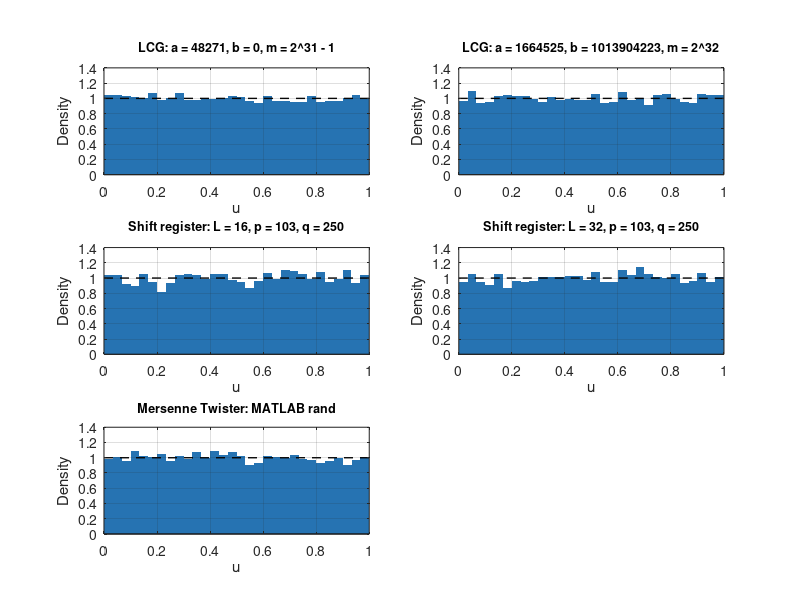
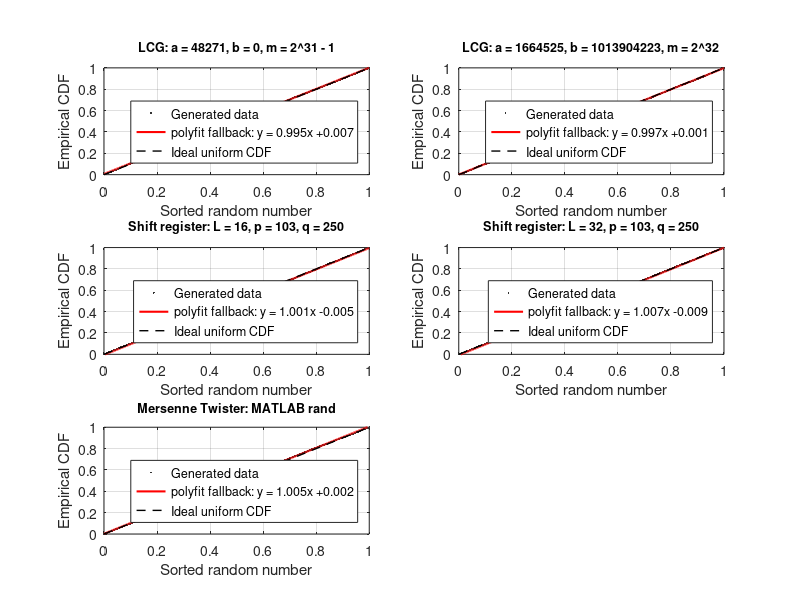

These figures' MATLAB source, in order:
function assignment1_random_generators()
%% CH5030 Molecular Thermodynamics - Assignment 1
% Random number generation and statistical tests.
%
% The program constructs all numerical data internally. No external dataset
% is needed.

clc; close all;

nValues = 10000;
seedLCG = 13579;
seedBits = makeSeedBits(400, 2026);

streams(1) = makeStream( ...
    'LCG: a = 48271, b = 0, m = 2^31 - 1', ...
    lcgStream(nValues, seedLCG, 48271, 0, 2^31 - 1));

streams(2) = makeStream( ...
    'LCG: a = 1664525, b = 1013904223, m = 2^32', ...
    lcgStream(nValues, seedLCG, 1664525, 1013904223, 2^32));

streams(3) = makeStream( ...
    'Shift register: L = 16, p = 103, q = 250', ...
    shiftRegisterStream(nValues, seedBits, 16, 103, 250));

streams(4) = makeStream( ...
    'Shift register: L = 32, p = 103, q = 250', ...
    shiftRegisterStream(nValues, seedBits, 32, 103, 250));

rng(2026, 'twister');
streams(5) = makeStream('Mersenne Twister: MATLAB rand', rand(nValues, 1));

fprintf('\nCH5030 Assignment 1: Random number tests\n');
fprintf('Number of values in each stream: %d\n\n', nValues);
fprintf('%-48s %10s %12s %12s %12s\n', ...
    'Generator', 'Mean', 'Mean z', 'Runs z', 'Runs');
fprintf('%s\n', repmat('-', 1, 99));

for i = 1:numel(streams)
    u = streams(i).values;
    meanStats = meanTest(u);
    runStats = runsTestAboutMedian(u, 0.5);
    streams(i).meanStats = meanStats;
    streams(i).runStats = runStats;

    fprintf('%-48s %10.5f %12.3f %12.3f %12d\n', ...
        streams(i).name, meanStats.sampleMean, meanStats.zScore, ...
        runStats.zScore, runStats.numberOfRuns);
end

plotHistograms(streams);
plotEmpiricalCdfFits(streams);

fprintf('\nInterpretation guide:\n');
fprintf('  For the mean test, z-scores close to 0 indicate a sample mean near 0.5.\n');
fprintf('  For the runs test, z-scores close to 0 indicate no obvious long-run clustering around 0.5.\n');
fprintf('  The Mersenne Twister stream is included as the reference generator requested in the assignment.\n');
end

%% Local functions

function item = makeStream(name, values)
    item.name = name;
    item.values = values(:);
    item.meanStats = [];
    item.runStats = [];
end

function u = lcgStream(n, seed, a, b, m)
    states = zeros(n, 1);
    state = uint64(mod(seed, m));
    multiplier = uint64(a);
    increment = uint64(b);
    modulus = uint64(m);

    for k = 1:n
        state = mod(multiplier * state + increment, modulus);
        states(k) = double(state);
    end

    u = states ./ double(modulus);
end

function bits = makeSeedBits(nBits, seed)
    rng(seed, 'twister');
    bits = rand(nBits, 1) > 0.5;

    if all(bits == 0)
        bits(1) = true;
    end
end

function u = shiftRegisterStream(nValues, seedBits, wordLength, p, q)
    if numel(seedBits) <= q
        error('The seed bit sequence must be longer than q.');
    end

    seedLen = numel(seedBits);
    totalBits = nValues * wordLength;
    bits = false(seedLen + totalBits, 1);
    bits(1:seedLen) = logical(seedBits(:));

    for k = (seedLen + 1):(seedLen + totalBits)
        bits(k) = xor(bits(k - p), bits(k - q));
    end

    generated = bits((seedLen + 1):(seedLen + totalBits));
    words = reshape(generated, wordLength, nValues).';
    weights = 2 .^ ((wordLength - 1):-1:0);
    integers = double(words) * weights(:);

    u = integers ./ 2^wordLength;
end

function stats = meanTest(u)
    n = numel(u);
    expectedMean = 0.5;
    expectedVariance = 1 / 12;
    standardError = sqrt(expectedVariance / n);

    stats.sampleMean = mean(u);
    stats.zScore = (stats.sampleMean - expectedMean) / standardError;
end

function stats = runsTestAboutMedian(u, threshold)
    labels = u >= threshold;
    labels = labels(:);

    n1 = sum(labels);
    n2 = numel(labels) - n1;
    runs = 1 + sum(labels(2:end) ~= labels(1:end-1));

    expectedRuns = 1 + 2 * n1 * n2 / (n1 + n2);
    varianceRuns = (2 * n1 * n2 * (2 * n1 * n2 - n1 - n2)) / ...
        ((n1 + n2)^2 * (n1 + n2 - 1));

    stats.numberOfRuns = runs;
    stats.expectedRuns = expectedRuns;
    stats.zScore = (runs - expectedRuns) / sqrt(varianceRuns);
end

function plotHistograms(streams)
    fig = figure('Name', 'Assignment 1 - Histograms', 'Color', 'w');
    set(fig, 'Position', [100 100 1400 1000]);

    for i = 1:numel(streams)
        subplot(3, 2, i);
        [counts, centers] = hist(streams(i).values, 30);
        binWidth = centers(2) - centers(1);
        density = counts ./ (sum(counts) * binWidth);
        bar(centers, density, 1.0, 'FaceColor', [0.15 0.45 0.70], ...
            'EdgeColor', 'none');
        hold on;
        plot([0 1], [1 1], 'k--', 'LineWidth', 1);
        title(streams(i).name, 'Interpreter', 'none', 'FontSize', 9);
        xlabel('u');
        ylabel('Density');
        xlim([0 1]);
        grid on;
    end

    saveFigure(fig, 'assignment1_histograms.png');
end

function plotEmpiricalCdfFits(streams)
    fig = figure('Name', 'Assignment 1 - Empirical CDF fits', 'Color', 'w');
    set(fig, 'Position', [100 100 1400 1000]);

    for i = 1:numel(streams)
        subplot(3, 2, i);
        x = sort(streams(i).values);
        y = ((1:numel(x)).' - 0.5) ./ numel(x);

        plot(x, y, '.', 'Color', [0.2 0.2 0.2], 'MarkerSize', 4);
        hold on;

        if exist('fit', 'file') == 2
            fittedLine = fit(x, y, 'poly1');
            yFit = fittedLine.p1 .* x + fittedLine.p2;
            plot(x, yFit, 'r-', 'LineWidth', 1.5);
            fitLabel = sprintf('Curve fit: y = %.3fx %+.3f', ...
                fittedLine.p1, fittedLine.p2);
        else
            coeff = polyfit(x, y, 1);
            yFit = polyval(coeff, x);
            plot(x, yFit, 'r-', 'LineWidth', 1.5);
            fitLabel = sprintf('polyfit fallback: y = %.3fx %+.3f', ...
                coeff(1), coeff(2));
        end

        plot([0 1], [0 1], 'k--', 'LineWidth', 1);
        title(streams(i).name, 'Interpreter', 'none', 'FontSize', 9);
        xlabel('Sorted random number');
        ylabel('Empirical CDF');
        legend('Generated data', fitLabel, 'Ideal uniform CDF', ...
            'Location', 'southeast', 'Interpreter', 'none');
        xlim([0 1]);
        ylim([0 1]);
        grid on;
    end

    saveFigure(fig, 'assignment1_empirical_cdf_fits.png');
end

function saveFigure(fig, fileName)
    try
        print(fig, fileName, '-dpng', '-r300');
    catch
        saveas(fig, fileName);
    end
end
